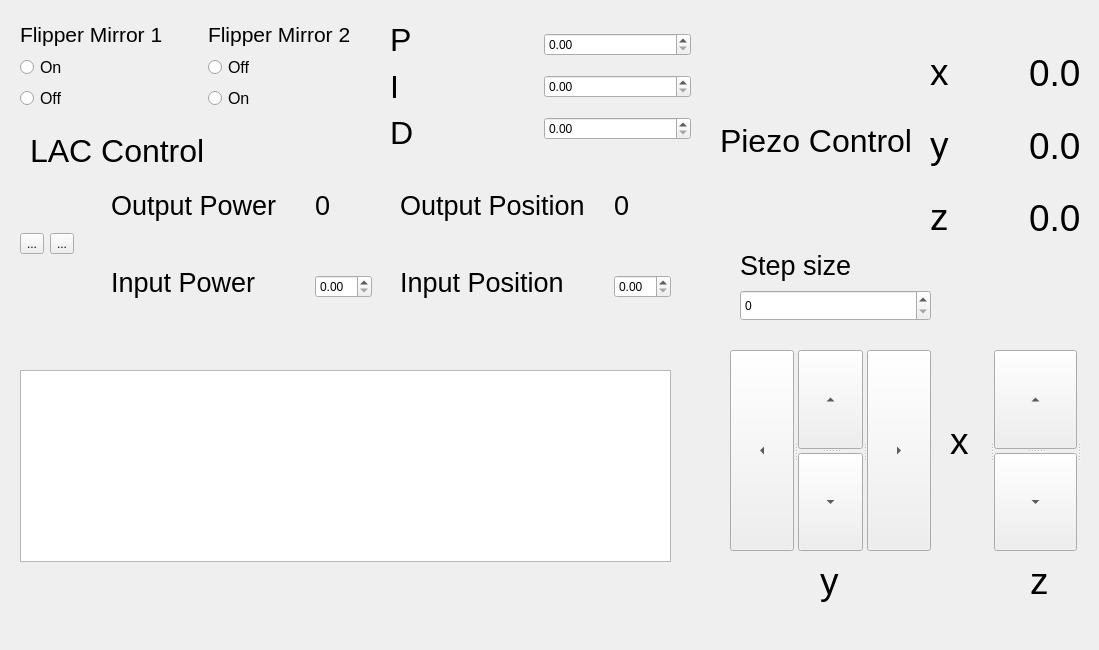
<?xml version="1.0" encoding="UTF-8"?>
<ui version="4.0">
 <class>Dialog</class>
 <widget class="QDialog" name="Dialog">
  <property name="geometry">
   <rect>
    <x>0</x>
    <y>0</y>
    <width>1099</width>
    <height>650</height>
   </rect>
  </property>
  <property name="windowTitle">
   <string>Dialog</string>
  </property>
  <widget class="QSpinBox" name="StepSize">
   <property name="geometry">
    <rect>
     <x>740</x>
     <y>290</y>
     <width>191</width>
     <height>31</height>
    </rect>
   </property>
  </widget>
  <widget class="QLabel" name="label_10">
   <property name="geometry">
    <rect>
     <x>740</x>
     <y>240</y>
     <width>151</width>
     <height>51</height>
    </rect>
   </property>
   <property name="text">
    <string>&lt;html&gt;&lt;head/&gt;&lt;body&gt;&lt;p&gt;&lt;span style=&quot; font-size:20pt;&quot;&gt;Step size&lt;/span&gt;&lt;/p&gt;&lt;/body&gt;&lt;/html&gt;</string>
   </property>
  </widget>
  <widget class="QLabel" name="xVal_7">
   <property name="geometry">
    <rect>
     <x>1030</x>
     <y>550</y>
     <width>23</width>
     <height>64</height>
    </rect>
   </property>
   <property name="text">
    <string>&lt;html&gt;&lt;head/&gt;&lt;body&gt;&lt;p&gt;&lt;span style=&quot; font-size:28pt;&quot;&gt;z&lt;/span&gt;&lt;/p&gt;&lt;/body&gt;&lt;/html&gt;</string>
   </property>
  </widget>
  <widget class="QLabel" name="xVal_6">
   <property name="geometry">
    <rect>
     <x>950</x>
     <y>410</y>
     <width>23</width>
     <height>64</height>
    </rect>
   </property>
   <property name="text">
    <string>&lt;html&gt;&lt;head/&gt;&lt;body&gt;&lt;p&gt;&lt;span style=&quot; font-size:28pt;&quot;&gt;x&lt;/span&gt;&lt;/p&gt;&lt;/body&gt;&lt;/html&gt;</string>
   </property>
  </widget>
  <widget class="QLabel" name="xVal_5">
   <property name="geometry">
    <rect>
     <x>820</x>
     <y>550</y>
     <width>23</width>
     <height>64</height>
    </rect>
   </property>
   <property name="text">
    <string>&lt;html&gt;&lt;head/&gt;&lt;body&gt;&lt;p&gt;&lt;span style=&quot; font-size:28pt;&quot;&gt;y&lt;/span&gt;&lt;/p&gt;&lt;/body&gt;&lt;/html&gt;</string>
   </property>
  </widget>
  <widget class="QWidget" name="layoutWidget">
   <property name="geometry">
    <rect>
     <x>930</x>
     <y>40</y>
     <width>151</width>
     <height>211</height>
    </rect>
   </property>
   <layout class="QHBoxLayout" name="horizontalLayout_9">
    <item>
     <layout class="QVBoxLayout" name="verticalLayout_3">
      <item>
       <widget class="QLabel" name="xVal_2">
        <property name="text">
         <string>&lt;html&gt;&lt;head/&gt;&lt;body&gt;&lt;p&gt;&lt;span style=&quot; font-size:28pt;&quot;&gt;x&lt;/span&gt;&lt;/p&gt;&lt;/body&gt;&lt;/html&gt;</string>
        </property>
       </widget>
      </item>
      <item>
       <widget class="QLabel" name="xVal_3">
        <property name="text">
         <string>&lt;html&gt;&lt;head/&gt;&lt;body&gt;&lt;p&gt;&lt;span style=&quot; font-size:28pt;&quot;&gt;y&lt;/span&gt;&lt;/p&gt;&lt;/body&gt;&lt;/html&gt;</string>
        </property>
       </widget>
      </item>
      <item>
       <widget class="QLabel" name="xVal_4">
        <property name="text">
         <string>&lt;html&gt;&lt;head/&gt;&lt;body&gt;&lt;p&gt;&lt;span style=&quot; font-size:28pt;&quot;&gt;z&lt;/span&gt;&lt;/p&gt;&lt;/body&gt;&lt;/html&gt;</string>
        </property>
       </widget>
      </item>
     </layout>
    </item>
    <item>
     <spacer name="horizontalSpacer_6">
      <property name="orientation">
       <enum>Qt::Horizontal</enum>
      </property>
      <property name="sizeHint" stdset="0">
       <size>
        <width>38</width>
        <height>20</height>
       </size>
      </property>
     </spacer>
    </item>
    <item>
     <layout class="QVBoxLayout" name="verticalLayout_4">
      <item>
       <widget class="QLabel" name="xVal">
        <property name="font">
         <font>
          <pointsize>28</pointsize>
         </font>
        </property>
        <property name="text">
         <string>0.0</string>
        </property>
       </widget>
      </item>
      <item>
       <widget class="QLabel" name="yVal">
        <property name="font">
         <font>
          <pointsize>28</pointsize>
         </font>
        </property>
        <property name="text">
         <string>0.0</string>
        </property>
       </widget>
      </item>
      <item>
       <widget class="QLabel" name="zVal">
        <property name="font">
         <font>
          <pointsize>28</pointsize>
         </font>
        </property>
        <property name="text">
         <string>0.0</string>
        </property>
       </widget>
      </item>
     </layout>
    </item>
   </layout>
  </widget>
  <widget class="QSplitter" name="splitter_4">
   <property name="geometry">
    <rect>
     <x>730</x>
     <y>350</y>
     <width>201</width>
     <height>201</height>
    </rect>
   </property>
   <property name="orientation">
    <enum>Qt::Horizontal</enum>
   </property>
   <widget class="QSplitter" name="splitter_3">
    <property name="orientation">
     <enum>Qt::Vertical</enum>
    </property>
    <widget class="QToolButton" name="leftButton">
     <property name="text">
      <string>...</string>
     </property>
     <property name="toolButtonStyle">
      <enum>Qt::ToolButtonIconOnly</enum>
     </property>
     <property name="arrowType">
      <enum>Qt::LeftArrow</enum>
     </property>
    </widget>
   </widget>
   <widget class="QSplitter" name="splitter">
    <property name="orientation">
     <enum>Qt::Vertical</enum>
    </property>
    <widget class="QToolButton" name="upButton">
     <property name="text">
      <string>...</string>
     </property>
     <property name="toolButtonStyle">
      <enum>Qt::ToolButtonIconOnly</enum>
     </property>
     <property name="arrowType">
      <enum>Qt::UpArrow</enum>
     </property>
    </widget>
    <widget class="QToolButton" name="downButton">
     <property name="text">
      <string>...</string>
     </property>
     <property name="toolButtonStyle">
      <enum>Qt::ToolButtonIconOnly</enum>
     </property>
     <property name="arrowType">
      <enum>Qt::DownArrow</enum>
     </property>
    </widget>
   </widget>
   <widget class="QSplitter" name="splitter_2">
    <property name="orientation">
     <enum>Qt::Vertical</enum>
    </property>
    <widget class="QToolButton" name="rightButton">
     <property name="text">
      <string>...</string>
     </property>
     <property name="toolButtonStyle">
      <enum>Qt::ToolButtonIconOnly</enum>
     </property>
     <property name="arrowType">
      <enum>Qt::RightArrow</enum>
     </property>
    </widget>
   </widget>
  </widget>
  <widget class="QSplitter" name="splitter_5">
   <property name="geometry">
    <rect>
     <x>990</x>
     <y>350</y>
     <width>91</width>
     <height>201</height>
    </rect>
   </property>
   <property name="orientation">
    <enum>Qt::Horizontal</enum>
   </property>
   <widget class="QSplitter" name="splitter_6">
    <property name="orientation">
     <enum>Qt::Vertical</enum>
    </property>
   </widget>
   <widget class="QSplitter" name="splitter_7">
    <property name="orientation">
     <enum>Qt::Vertical</enum>
    </property>
    <widget class="QToolButton" name="zUpButton">
     <property name="text">
      <string>...</string>
     </property>
     <property name="toolButtonStyle">
      <enum>Qt::ToolButtonIconOnly</enum>
     </property>
     <property name="arrowType">
      <enum>Qt::UpArrow</enum>
     </property>
    </widget>
    <widget class="QToolButton" name="zDownButton">
     <property name="text">
      <string>...</string>
     </property>
     <property name="toolButtonStyle">
      <enum>Qt::ToolButtonIconOnly</enum>
     </property>
     <property name="arrowType">
      <enum>Qt::DownArrow</enum>
     </property>
    </widget>
   </widget>
   <widget class="QSplitter" name="splitter_8">
    <property name="orientation">
     <enum>Qt::Vertical</enum>
    </property>
   </widget>
  </widget>
  <widget class="QLabel" name="label_11">
   <property name="geometry">
    <rect>
     <x>30</x>
     <y>130</y>
     <width>351</width>
     <height>41</height>
    </rect>
   </property>
   <property name="font">
    <font>
     <pointsize>24</pointsize>
    </font>
   </property>
   <property name="text">
    <string>LAC Control</string>
   </property>
  </widget>
  <widget class="QLabel" name="label_12">
   <property name="geometry">
    <rect>
     <x>720</x>
     <y>120</y>
     <width>351</width>
     <height>41</height>
    </rect>
   </property>
   <property name="font">
    <font>
     <pointsize>24</pointsize>
    </font>
   </property>
   <property name="text">
    <string>Piezo Control</string>
   </property>
  </widget>
  <widget class="QWidget" name="">
   <property name="geometry">
    <rect>
     <x>390</x>
     <y>20</y>
     <width>301</width>
     <height>133</height>
    </rect>
   </property>
   <layout class="QHBoxLayout" name="horizontalLayout_7">
    <item>
     <layout class="QVBoxLayout" name="verticalLayout_10">
      <item>
       <widget class="QLabel" name="label_7">
        <property name="font">
         <font>
          <pointsize>24</pointsize>
         </font>
        </property>
        <property name="text">
         <string>P</string>
        </property>
       </widget>
      </item>
      <item>
       <widget class="QLabel" name="label_8">
        <property name="font">
         <font>
          <pointsize>24</pointsize>
         </font>
        </property>
        <property name="text">
         <string>I</string>
        </property>
       </widget>
      </item>
      <item>
       <widget class="QLabel" name="label_9">
        <property name="font">
         <font>
          <pointsize>24</pointsize>
         </font>
        </property>
        <property name="text">
         <string>D</string>
        </property>
       </widget>
      </item>
     </layout>
    </item>
    <item>
     <layout class="QVBoxLayout" name="verticalLayout_11">
      <item>
       <widget class="QDoubleSpinBox" name="k_P"/>
      </item>
      <item>
       <widget class="QDoubleSpinBox" name="k_I"/>
      </item>
      <item>
       <widget class="QDoubleSpinBox" name="k_D"/>
      </item>
     </layout>
    </item>
   </layout>
  </widget>
  <widget class="QWidget" name="">
   <property name="geometry">
    <rect>
     <x>20</x>
     <y>190</y>
     <width>651</width>
     <height>372</height>
    </rect>
   </property>
   <layout class="QVBoxLayout" name="verticalLayout_7">
    <item>
     <layout class="QHBoxLayout" name="horizontalLayout_8">
      <item>
       <layout class="QHBoxLayout" name="horizontalLayout_4">
        <item>
         <layout class="QHBoxLayout" name="horizontalLayout_2">
          <item>
           <widget class="QToolButton" name="startButton">
            <property name="text">
             <string>...</string>
            </property>
            <property name="icon">
             <iconset>
              <normaloff>../../artwork/icons/qudiTheme/22x22/start-counter.png</normaloff>../../artwork/icons/qudiTheme/22x22/start-counter.png</iconset>
            </property>
           </widget>
          </item>
          <item>
           <widget class="QToolButton" name="stopButton">
            <property name="text">
             <string>...</string>
            </property>
            <property name="icon">
             <iconset>
              <normaloff>../../artwork/icons/qudiTheme/22x22/stop-counter.png</normaloff>../../artwork/icons/qudiTheme/22x22/stop-counter.png</iconset>
            </property>
           </widget>
          </item>
         </layout>
        </item>
        <item>
         <spacer name="horizontalSpacer_2">
          <property name="orientation">
           <enum>Qt::Horizontal</enum>
          </property>
          <property name="sizeHint" stdset="0">
           <size>
            <width>40</width>
            <height>20</height>
           </size>
          </property>
         </spacer>
        </item>
        <item>
         <layout class="QHBoxLayout" name="horizontalLayout_3">
          <item>
           <layout class="QVBoxLayout" name="verticalLayout_5">
            <item>
             <widget class="QLabel" name="label_3">
              <property name="font">
               <font>
                <pointsize>20</pointsize>
               </font>
              </property>
              <property name="text">
               <string>Output Power</string>
              </property>
             </widget>
            </item>
            <item>
             <spacer name="verticalSpacer_3">
              <property name="orientation">
               <enum>Qt::Vertical</enum>
              </property>
              <property name="sizeHint" stdset="0">
               <size>
                <width>20</width>
                <height>40</height>
               </size>
              </property>
             </spacer>
            </item>
            <item>
             <widget class="QLabel" name="label_4">
              <property name="font">
               <font>
                <pointsize>20</pointsize>
               </font>
              </property>
              <property name="text">
               <string>Input Power</string>
              </property>
             </widget>
            </item>
           </layout>
          </item>
          <item>
           <spacer name="horizontalSpacer_3">
            <property name="orientation">
             <enum>Qt::Horizontal</enum>
            </property>
            <property name="sizeHint" stdset="0">
             <size>
              <width>40</width>
              <height>20</height>
             </size>
            </property>
           </spacer>
          </item>
         </layout>
        </item>
        <item>
         <layout class="QVBoxLayout" name="verticalLayout_6">
          <item>
           <widget class="QLabel" name="powerOutput">
            <property name="font">
             <font>
              <pointsize>20</pointsize>
             </font>
            </property>
            <property name="text">
             <string>0</string>
            </property>
           </widget>
          </item>
          <item>
           <spacer name="verticalSpacer_4">
            <property name="orientation">
             <enum>Qt::Vertical</enum>
            </property>
            <property name="sizeHint" stdset="0">
             <size>
              <width>20</width>
              <height>40</height>
             </size>
            </property>
           </spacer>
          </item>
          <item>
           <widget class="QDoubleSpinBox" name="powerInput"/>
          </item>
         </layout>
        </item>
       </layout>
      </item>
      <item>
       <spacer name="horizontalSpacer_5">
        <property name="orientation">
         <enum>Qt::Horizontal</enum>
        </property>
        <property name="sizeHint" stdset="0">
         <size>
          <width>40</width>
          <height>20</height>
         </size>
        </property>
       </spacer>
      </item>
      <item>
       <layout class="QHBoxLayout" name="horizontalLayout_5">
        <item>
         <layout class="QHBoxLayout" name="horizontalLayout_6">
          <item>
           <layout class="QVBoxLayout" name="verticalLayout_8">
            <item>
             <widget class="QLabel" name="label_5">
              <property name="font">
               <font>
                <pointsize>20</pointsize>
               </font>
              </property>
              <property name="text">
               <string>Output Position</string>
              </property>
             </widget>
            </item>
            <item>
             <spacer name="verticalSpacer_6">
              <property name="orientation">
               <enum>Qt::Vertical</enum>
              </property>
              <property name="sizeHint" stdset="0">
               <size>
                <width>20</width>
                <height>40</height>
               </size>
              </property>
             </spacer>
            </item>
            <item>
             <widget class="QLabel" name="label_6">
              <property name="font">
               <font>
                <pointsize>20</pointsize>
               </font>
              </property>
              <property name="text">
               <string>Input Position</string>
              </property>
             </widget>
            </item>
           </layout>
          </item>
          <item>
           <spacer name="horizontalSpacer_4">
            <property name="orientation">
             <enum>Qt::Horizontal</enum>
            </property>
            <property name="sizeHint" stdset="0">
             <size>
              <width>40</width>
              <height>20</height>
             </size>
            </property>
           </spacer>
          </item>
          <item>
           <layout class="QVBoxLayout" name="verticalLayout_9">
            <item>
             <widget class="QLabel" name="posOutput">
              <property name="font">
               <font>
                <pointsize>20</pointsize>
               </font>
              </property>
              <property name="text">
               <string>0</string>
              </property>
             </widget>
            </item>
            <item>
             <spacer name="verticalSpacer_7">
              <property name="orientation">
               <enum>Qt::Vertical</enum>
              </property>
              <property name="sizeHint" stdset="0">
               <size>
                <width>20</width>
                <height>40</height>
               </size>
              </property>
             </spacer>
            </item>
            <item>
             <widget class="QDoubleSpinBox" name="posInput"/>
            </item>
           </layout>
          </item>
         </layout>
        </item>
       </layout>
      </item>
     </layout>
    </item>
    <item>
     <spacer name="verticalSpacer_5">
      <property name="orientation">
       <enum>Qt::Vertical</enum>
      </property>
      <property name="sizeHint" stdset="0">
       <size>
        <width>20</width>
        <height>40</height>
       </size>
      </property>
     </spacer>
    </item>
    <item>
     <widget class="PlotWidget" name="positionTrace"/>
    </item>
   </layout>
  </widget>
  <widget class="QWidget" name="">
   <property name="geometry">
    <rect>
     <x>20</x>
     <y>20</y>
     <width>331</width>
     <height>91</height>
    </rect>
   </property>
   <layout class="QHBoxLayout" name="horizontalLayout">
    <item>
     <layout class="QVBoxLayout" name="verticalLayout_2">
      <item>
       <widget class="QLabel" name="label">
        <property name="font">
         <font>
          <pointsize>16</pointsize>
         </font>
        </property>
        <property name="text">
         <string>Flipper Mirror 1</string>
        </property>
       </widget>
      </item>
      <item>
       <widget class="QRadioButton" name="onButton_1">
        <property name="font">
         <font>
          <pointsize>12</pointsize>
         </font>
        </property>
        <property name="text">
         <string>On</string>
        </property>
       </widget>
      </item>
      <item>
       <widget class="QRadioButton" name="offButton_1">
        <property name="font">
         <font>
          <pointsize>12</pointsize>
         </font>
        </property>
        <property name="text">
         <string>Off</string>
        </property>
       </widget>
      </item>
     </layout>
    </item>
    <item>
     <spacer name="horizontalSpacer">
      <property name="orientation">
       <enum>Qt::Horizontal</enum>
      </property>
      <property name="sizeHint" stdset="0">
       <size>
        <width>40</width>
        <height>20</height>
       </size>
      </property>
     </spacer>
    </item>
    <item>
     <layout class="QVBoxLayout" name="verticalLayout">
      <item>
       <widget class="QLabel" name="label_2">
        <property name="font">
         <font>
          <pointsize>16</pointsize>
         </font>
        </property>
        <property name="text">
         <string>Flipper Mirror 2</string>
        </property>
       </widget>
      </item>
      <item>
       <widget class="QRadioButton" name="offButton_2">
        <property name="font">
         <font>
          <pointsize>12</pointsize>
         </font>
        </property>
        <property name="text">
         <string>Off</string>
        </property>
       </widget>
      </item>
      <item>
       <widget class="QRadioButton" name="onButton_2">
        <property name="font">
         <font>
          <pointsize>12</pointsize>
         </font>
        </property>
        <property name="text">
         <string>On</string>
        </property>
       </widget>
      </item>
     </layout>
    </item>
   </layout>
  </widget>
 </widget>
 <customwidgets>
  <customwidget>
   <class>PlotWidget</class>
   <extends>QGraphicsView</extends>
   <header>pyqtgraph</header>
  </customwidget>
 </customwidgets>
 <resources/>
 <connections/>
</ui>
